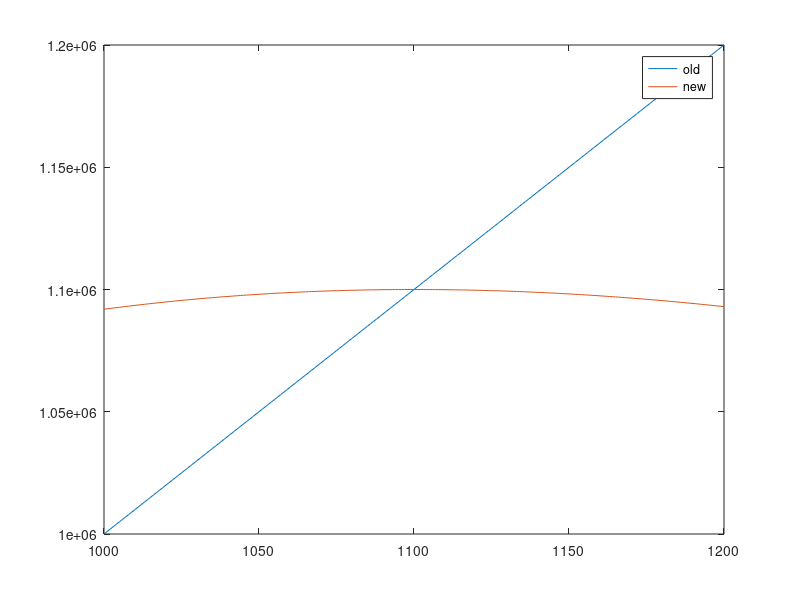

Reproduce this figure in MATLAB. (Note: this script raises an error after producing the figure.)


clc
clear all
close all

% example 1

S_0 = 1100;
r = .03;
sigma = .3;
K_call = 1000;
T_call = 2;
K_put = 700;
T_put = 1.5;

% step 1
[Call_price, ~] = blsprice(S_0, K_call, r, T_call, sigma, 0);
[Call_delta, ~] = blsdelta(S_0, K_call, r, T_call, sigma, 0);

% step 2
Pfo_Value = S_0*1000;
A = [S_0 Call_price
    1 Call_delta];
B = [Pfo_Value
    0];
new_Pfo = A\B; % number of stock and number of options

% check out the effect of risk management
Range_of_Stock_Price_of_interest = [1000:1:1200];
Existing_Pfo_Value = 1000*Range_of_Stock_Price_of_interest;
[Call_option_price_over_the_range, ~] = ...
    blsprice(Range_of_Stock_Price_of_interest, K_call, r, T_call, sigma, 0);
New_Pro_Value = ...
    new_Pfo(1)*Range_of_Stock_Price_of_interest + ...
    new_Pfo(2)*Call_option_price_over_the_range;

plot(Range_of_Stock_Price_of_interest, Existing_Pfo_Value)
hold on
plot(Range_of_Stock_Price_of_interest, New_Pro_Value)
legend('old', 'new')

%% example 2

% step 1
[Call_price, ~] = blsprice(S_0, K_call, r, T_call, sigma, 0);
[Call_delta, ~] = blsdelta(S_0, K_call, r, T_call, sigma, 0);
Call_gamma = blsgamma(S_0, K_call, r, T_call, sigma, 0);
[~ ,Put_price] = blsprice(S_0, K_put, r, T_put, sigma, 0);
[~ ,Put_delta] = blsdelta(S_0, K_put, r, T_put, sigma, 0);
Put_gamma = blsgamma(S_0, K_put, r, T_put, sigma, 0);

% step 2
A = [S_0 Call_price Put_price
    1 Call_delta Put_delta
    0 Call_gamma Put_gamma];

B = [Pfo_Value
    0
    0];

new_Pfo_delta_gamma_neutral = A \ B

% checkout the effect

[~, Put_option_price_over_the_range] = ...
    blsprice(Range_of_Stock_Price_of_interest, K_put, r, T_put, sigma, 0);
New_Pfo_Value_delta_gamma_neutral = ...
    new_Pfo_delta_gamma_neutral(1)*Range_of_Stock_Price_of_interest + ... 
    new_Pfo_delta_gamma_neutral(2)*Call_option_price_over_the_range + ...
    new_Pfo_delta_gamma_neutral(3)*Put_option_price_over_the_range

plot(Range_of_Stock_Price_of_interest, Existing_Pfo_Value)
hold on
plot(Range_of_Stock_Price_of_interest, New_Pro_Value)
hold on
plot(Range_of_Stock_Price_of_interest, New_Pfo_Value_delta_gamma_neutral, 'k')
legend('old', 'delta', 'gamma')
